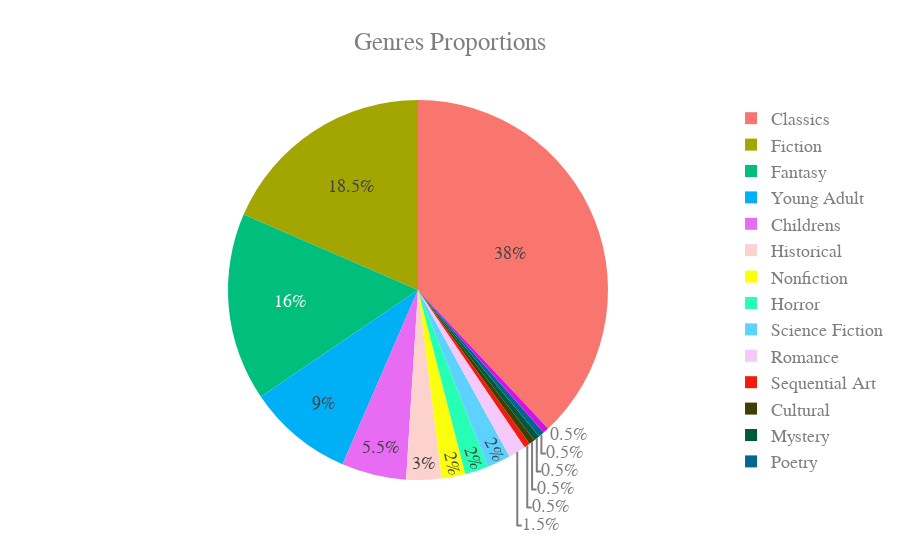

This figure's notebook cell:
### Code cell
format_portions = df.genres.value_counts(normalize=True)*100

labels = format_portions.index.tolist()
values = format_portions.values.tolist()

fig = go.Figure(data=[go.Pie(labels=labels, values=values)])

fig.update_layout(title="Genres Proportions",
                 template="ggplot2",
                    font=dict(
                        family="Courier New, monospace",
                              size=18,
                              color="#7f7f7f"))

### Figure 1 — Plotly figure (JSON) as saved in the notebook; plotly's stock layout.template omitted (floating-point values rounded to 4 significant figures)
{"data": [{"labels": ["Classics", "Fiction", "Fantasy", "Young Adult", "Childrens", "Historical", "Nonfiction", "Horror", "Science Fiction", "Romance", "Sequential Art", "Cultural", "Mystery", "Poetry", "Plays"], "type": "pie", "values": [38, 18.5, 16, 9, 5.5, 3, 2, 2, 2, 1.5, 0.5, 0.5, 0.5, 0.5, 0.5]}], "layout": {"font": {"color": "#7f7f7f", "family": "Courier New, monospace", "size": 18}, "title": {"text": "Genres Proportions"}}}
